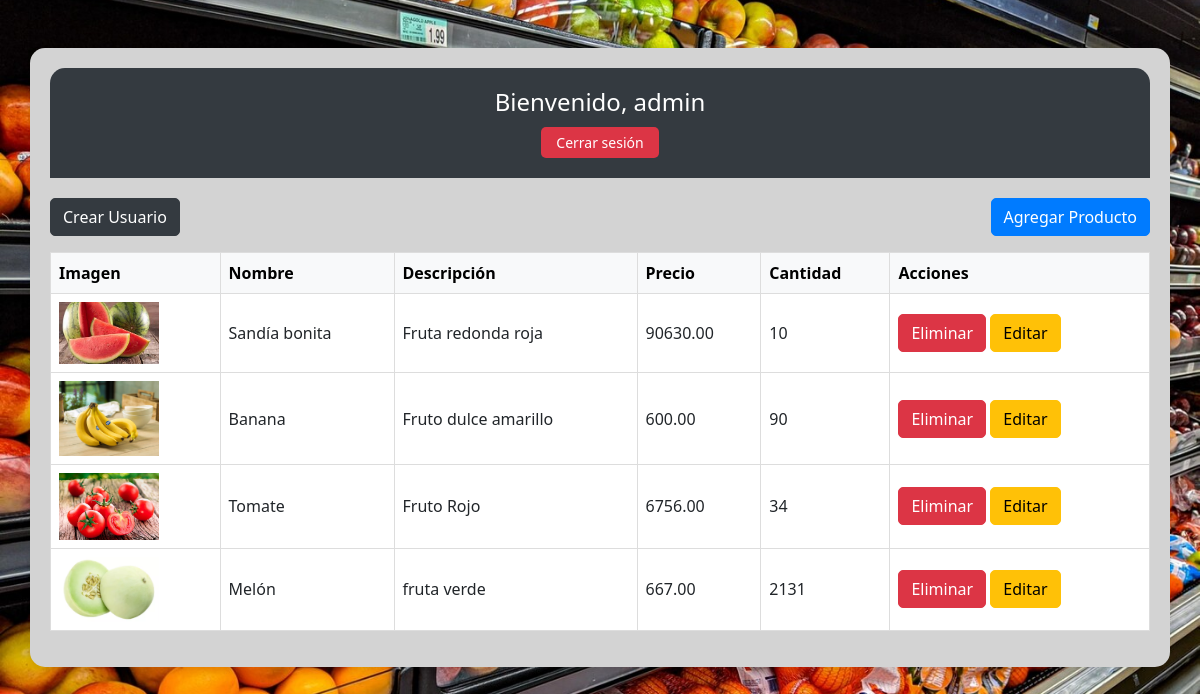
The page /productos/ (signed in) on the database its author committed.
### inventario/models.py (models this page shows, shortened)
class Producto(models.Model):
    nombre = models.CharField(max_length=100)
    descripcion = models.TextField()
    precio = models.DecimalField(max_digits=10, decimal_places=2)
    cantidad = models.IntegerField()
    imagen = models.ImageField(upload_to='productos/', blank=True, null=True)

### inventario/views.py (the view)
# urls.py: path('productos/', views.lista_productos, name='lista_productos'),
@login_required
def lista_productos(request):
    productos = Producto.objects.all()
    return render(request, 'inventario/lista_productos.html', {'productos': productos})

### inventario/templates/inventario/lista_productos.html (shortened to what this page needs)
{% load static %}
<!DOCTYPE html>
<html lang="es">
<head>
    <link href="https://cdn.jsdelivr.net/npm/bootstrap@5.3.0/dist/css/bootstrap.min.css" rel="stylesheet">
</head>
<body>
    <div class="container mt-5 content-container">
        <div class="header">
            <h2>Bienvenido, {{ user.username }}</h2>
            <form method="post" action="{% url 'cerrar_sesion' %}">
                <button type="submit" class="logout-btn">Cerrar sesión</button>
            </form>
        </div>
        <div class="d-flex justify-content-between align-items-center mb-3">
            {% if user.is_superuser %}
            <a href="{% url 'crear_usuario' %}" class="btn btn-dark">Crear Usuario</a>
            {% endif %}
            <a href="{% url 'agregar_producto' %}" class="btn btn-primary">Agregar Producto</a>
        </div>
        <table class="table table-bordered">
            <thead class="table-light">
                <tr>
                    <th>Imagen</th>
                    <th>Nombre</th>
                    <th>Descripción</th>
                    <th>Precio</th>
                    <th>Cantidad</th>
                    <th>Acciones</th>
                </tr>
            </thead>
            <tbody>
                {% for producto in productos %}
                <tr>
                    <td>
                        {% if producto.imagen %}
                        <img src="{{ producto.imagen.url }}" alt="{{ producto.nombre }}">
                        {% else %}
                        No hay imagen
                        {% endif %}
                    </td>
                    <td>{{ producto.nombre }}</td>
                    <td>{{ producto.descripcion }}</td>
                    <td>{{ producto.precio }}</td>
                    <td>{{ producto.cantidad }}</td>
                    <td>
                        <a href="{% url 'eliminar_producto' pk=producto.pk %}" class="btn btn-danger" onclick="return confirm('¿Estás seguro de que quieres eliminar este producto?')">Eliminar</a>
                        <a href="{% url 'editar_producto' pk=producto.pk %}" class="btn btn-warning">Editar</a>
                    </td>
                </tr>
                {% endfor %}
            </tbody>
        </table>
    </div>
</body>
</html>

### rows shown on the page
Producto: imagen (picture), nombre "Sandía bonita", descripcion "Fruta redonda roja", precio "90630.00", cantidad "10"
Producto: imagen (picture), nombre "Banana", descripcion "Fruto dulce amarillo", precio "600.00", cantidad "90"
Producto: imagen (picture), nombre "Tomate", descripcion "Fruto Rojo", precio "6756.00", cantidad "34"
Producto: imagen (picture), nombre "Melón", descripcion "fruta verde", precio "667.00", cantidad "2131"

### other values the page prints
{{ user.username }} "admin"
